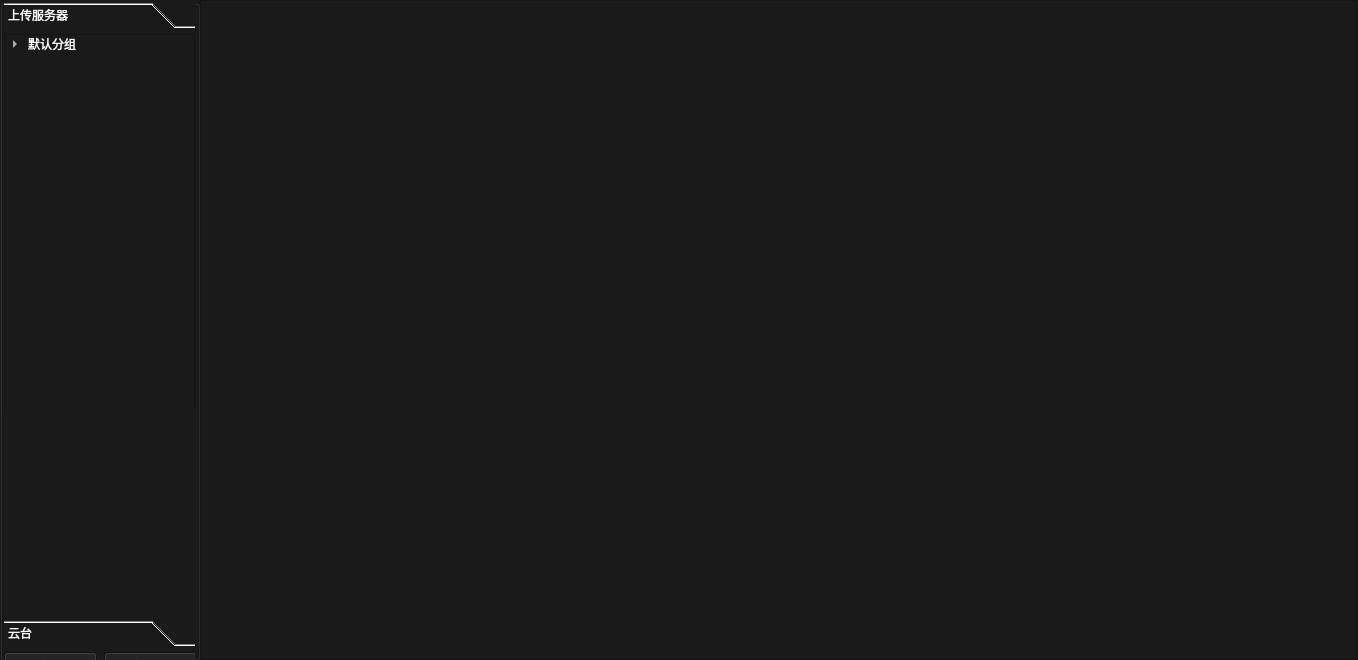
<?xml version="1.0" encoding="UTF-8"?>
<ui version="4.0">
 <class>FrameWidget</class>
 <widget class="QWidget" name="FrameWidget">
  <property name="geometry">
   <rect>
    <x>0</x>
    <y>0</y>
    <width>1358</width>
    <height>660</height>
   </rect>
  </property>
  <property name="contextMenuPolicy">
   <enum>Qt::DefaultContextMenu</enum>
  </property>
  <property name="windowTitle">
   <string>Form</string>
  </property>
  <property name="styleSheet">
   <string notr="true">QWidget
{
background-color: #1A1A1A;
}
</string>
  </property>
  <layout class="QVBoxLayout" name="verticalLayout">
   <property name="spacing">
    <number>0</number>
   </property>
   <property name="leftMargin">
    <number>0</number>
   </property>
   <property name="topMargin">
    <number>0</number>
   </property>
   <property name="rightMargin">
    <number>0</number>
   </property>
   <property name="bottomMargin">
    <number>0</number>
   </property>
   <item>
    <layout class="QHBoxLayout" name="horizontalLayout" stretch="0,0">
     <property name="spacing">
      <number>0</number>
     </property>
     <item>
      <widget class="QGroupBox" name="groupBox">
       <property name="sizePolicy">
        <sizepolicy hsizetype="Preferred" vsizetype="Preferred">
         <horstretch>0</horstretch>
         <verstretch>0</verstretch>
        </sizepolicy>
       </property>
       <property name="minimumSize">
        <size>
         <width>200</width>
         <height>0</height>
        </size>
       </property>
       <property name="maximumSize">
        <size>
         <width>200</width>
         <height>16777215</height>
        </size>
       </property>
       <property name="styleSheet">
        <string notr="true">color: rgb(255, 255, 255);
font: 11pt &quot;Arial&quot;;</string>
       </property>
       <property name="title">
        <string/>
       </property>
       <widget class="QToolBox" name="toolBox">
        <property name="enabled">
         <bool>true</bool>
        </property>
        <property name="geometry">
         <rect>
          <x>4</x>
          <y>2</y>
          <width>191</width>
          <height>411</height>
         </rect>
        </property>
        <property name="styleSheet">
         <string notr="true">color: rgb(255, 255, 255);
color: rgb(255, 255, 255);</string>
        </property>
        <property name="currentIndex">
         <number>0</number>
        </property>
        <widget class="QWidget" name="page">
         <property name="geometry">
          <rect>
           <x>0</x>
           <y>0</y>
           <width>191</width>
           <height>376</height>
          </rect>
         </property>
         <property name="minimumSize">
          <size>
           <width>0</width>
           <height>0</height>
          </size>
         </property>
         <property name="maximumSize">
          <size>
           <width>16777215</width>
           <height>16777215</height>
          </size>
         </property>
         <attribute name="label">
          <string>上传服务器</string>
         </attribute>
         <widget class="QTreeWidget" name="tw">
          <property name="geometry">
           <rect>
            <x>0</x>
            <y>0</y>
            <width>191</width>
            <height>501</height>
           </rect>
          </property>
          <property name="styleSheet">
           <string notr="true">color: rgb(255, 255, 255);</string>
          </property>
          <attribute name="headerVisible">
           <bool>false</bool>
          </attribute>
          <column>
           <property name="text">
            <string>新建列</string>
           </property>
          </column>
          <item>
           <property name="text">
            <string>默认分组</string>
           </property>
           <item>
            <property name="text">
             <string>162.168.1.1</string>
            </property>
           </item>
           <item>
            <property name="text">
             <string>192.168.0.66</string>
            </property>
           </item>
           <item>
            <property name="text">
             <string>222.27.192.74</string>
            </property>
           </item>
           <item>
            <property name="text">
             <string>0.0.0.0</string>
            </property>
           </item>
           <item>
            <property name="text">
             <string>192.168.12.0</string>
            </property>
           </item>
           <item>
            <property name="text">
             <string>211.10.22.0</string>
            </property>
           </item>
          </item>
         </widget>
        </widget>
       </widget>
       <widget class="QToolBox" name="toolBox_2">
        <property name="geometry">
         <rect>
          <x>4</x>
          <y>620</y>
          <width>191</width>
          <height>281</height>
         </rect>
        </property>
        <property name="styleSheet">
         <string notr="true">color: rgb(255, 255, 255);</string>
        </property>
        <property name="currentIndex">
         <number>0</number>
        </property>
        <widget class="QWidget" name="page_3">
         <property name="geometry">
          <rect>
           <x>0</x>
           <y>0</y>
           <width>191</width>
           <height>246</height>
          </rect>
         </property>
         <attribute name="label">
          <string>云台</string>
         </attribute>
         <widget class="QPushButton" name="pBn_Left">
          <property name="geometry">
           <rect>
            <x>0</x>
            <y>50</y>
            <width>93</width>
            <height>28</height>
           </rect>
          </property>
          <property name="styleSheet">
           <string notr="true">color: rgb(255, 255, 255);</string>
          </property>
          <property name="text">
           <string>向左</string>
          </property>
         </widget>
         <widget class="QPushButton" name="pBn_Right">
          <property name="geometry">
           <rect>
            <x>100</x>
            <y>50</y>
            <width>93</width>
            <height>28</height>
           </rect>
          </property>
          <property name="styleSheet">
           <string notr="true">color: rgb(255, 255, 255);</string>
          </property>
          <property name="text">
           <string>向右</string>
          </property>
         </widget>
         <widget class="QPushButton" name="pBn_Up">
          <property name="geometry">
           <rect>
            <x>0</x>
            <y>0</y>
            <width>93</width>
            <height>28</height>
           </rect>
          </property>
          <property name="styleSheet">
           <string notr="true">color: rgb(255, 255, 255);</string>
          </property>
          <property name="text">
           <string>向上</string>
          </property>
         </widget>
         <widget class="QPushButton" name="pBn_Down">
          <property name="geometry">
           <rect>
            <x>100</x>
            <y>0</y>
            <width>93</width>
            <height>28</height>
           </rect>
          </property>
          <property name="styleSheet">
           <string notr="true">color: rgb(255, 255, 255);</string>
          </property>
          <property name="text">
           <string>向下</string>
          </property>
         </widget>
         <widget class="QPushButton" name="pushButton_2">
          <property name="geometry">
           <rect>
            <x>70</x>
            <y>130</y>
            <width>31</width>
            <height>28</height>
           </rect>
          </property>
          <property name="styleSheet">
           <string notr="true">image: url(:/res/res/image/add.png);
background-color: rgb(255, 255, 255);
border-image: url(:/res/res/image/add.png);</string>
          </property>
          <property name="text">
           <string/>
          </property>
         </widget>
         <widget class="QLabel" name="label">
          <property name="geometry">
           <rect>
            <x>10</x>
            <y>90</y>
            <width>41</width>
            <height>16</height>
           </rect>
          </property>
          <property name="styleSheet">
           <string notr="true">color: rgb(255, 255, 255);</string>
          </property>
          <property name="text">
           <string>步长</string>
          </property>
         </widget>
         <widget class="QPushButton" name="pushButton">
          <property name="geometry">
           <rect>
            <x>20</x>
            <y>130</y>
            <width>31</width>
            <height>28</height>
           </rect>
          </property>
          <property name="styleSheet">
           <string notr="true">border-image: url(:/res/res/image/zoom-out.png);
background-color: rgb(255, 255, 255);</string>
          </property>
          <property name="text">
           <string/>
          </property>
         </widget>
         <widget class="QSlider" name="horizontalSlider">
          <property name="geometry">
           <rect>
            <x>69</x>
            <y>90</y>
            <width>111</width>
            <height>22</height>
           </rect>
          </property>
          <property name="orientation">
           <enum>Qt::Horizontal</enum>
          </property>
         </widget>
         <widget class="QPushButton" name="pushButton_4">
          <property name="geometry">
           <rect>
            <x>20</x>
            <y>190</y>
            <width>31</width>
            <height>28</height>
           </rect>
          </property>
          <property name="styleSheet">
           <string notr="true">border-image: url(:/res/res/image/zoom-in.png);
background-color: rgb(255, 255, 255);</string>
          </property>
          <property name="text">
           <string/>
          </property>
         </widget>
         <widget class="QPushButton" name="pushButton_3">
          <property name="geometry">
           <rect>
            <x>70</x>
            <y>190</y>
            <width>31</width>
            <height>28</height>
           </rect>
          </property>
          <property name="styleSheet">
           <string notr="true">border-image: url(:/res/res/image/minus.png);
background-color: rgb(255, 255, 255);</string>
          </property>
          <property name="text">
           <string/>
          </property>
         </widget>
         <widget class="QRadioButton" name="radioButton">
          <property name="geometry">
           <rect>
            <x>110</x>
            <y>170</y>
            <width>61</width>
            <height>19</height>
           </rect>
          </property>
          <property name="styleSheet">
           <string notr="true">color: rgb(255, 255, 255);</string>
          </property>
          <property name="text">
           <string>推流</string>
          </property>
         </widget>
         <widget class="QLineEdit" name="cameraIp">
          <property name="enabled">
           <bool>false</bool>
          </property>
          <property name="geometry">
           <rect>
            <x>140</x>
            <y>130</y>
            <width>16</width>
            <height>21</height>
           </rect>
          </property>
          <property name="clearButtonEnabled">
           <bool>false</bool>
          </property>
         </widget>
        </widget>
       </widget>
      </widget>
     </item>
     <item>
      <widget class="QScrollArea" name="scrollArea">
       <property name="sizePolicy">
        <sizepolicy hsizetype="Expanding" vsizetype="Expanding">
         <horstretch>1</horstretch>
         <verstretch>0</verstretch>
        </sizepolicy>
       </property>
       <property name="widgetResizable">
        <bool>true</bool>
       </property>
       <widget class="QWidget" name="scrollAreaWidgetContents_2">
        <property name="geometry">
         <rect>
          <x>0</x>
          <y>0</y>
          <width>1154</width>
          <height>656</height>
         </rect>
        </property>
       </widget>
      </widget>
     </item>
    </layout>
   </item>
  </layout>
 </widget>
 <resources/>
 <connections/>
</ui>
